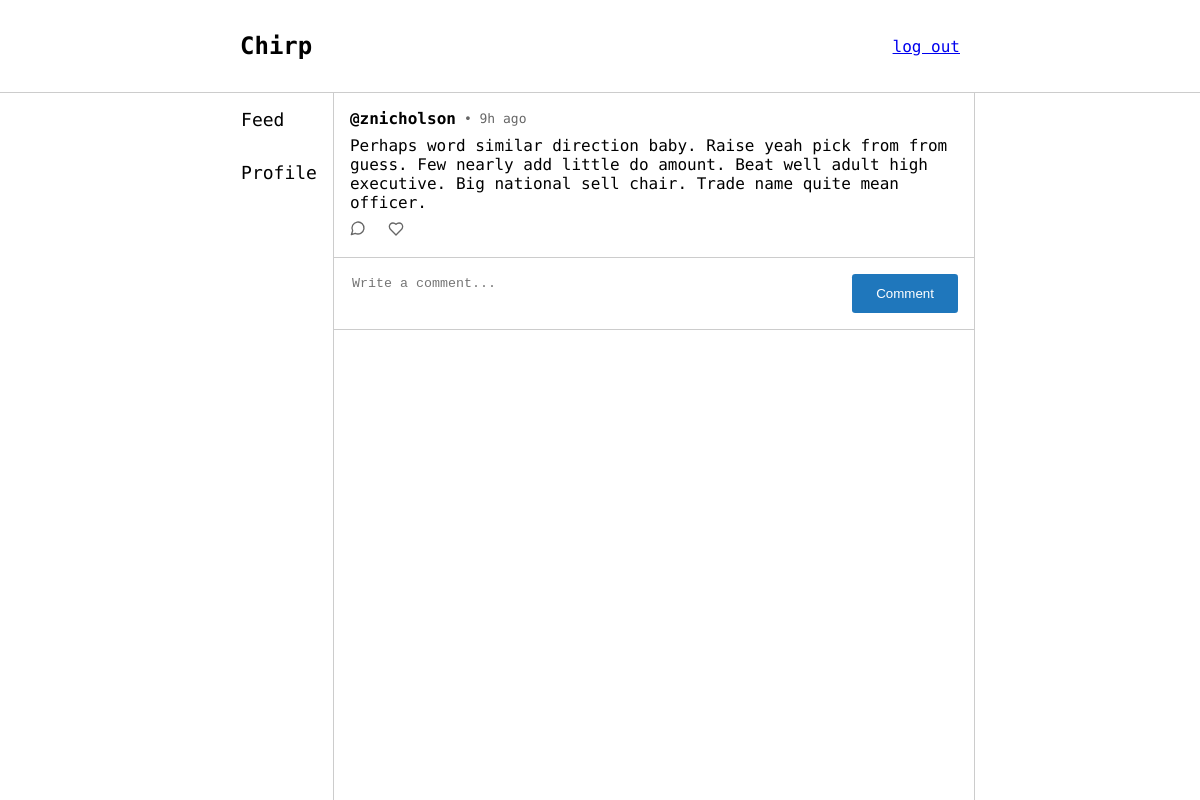
Page /post/41 (signed in) on the committed database.
### app/models.py (models this page shows, shortened)
class User(UserMixin, db.Model):
    id = db.Column(db.Integer, primary_key=True)
    username = db.Column(db.String(64), index=True, unique=True)
    password_hash = db.Column(db.String(128))
    posts = db.relationship('Post', backref='user', lazy='dynamic')
    likes = db.relationship('Like', backref='user', lazy='dynamic')
    comments = db.relationship('Comment', backref='user', lazy='dynamic')

class Post(db.Model):
    id = db.Column(db.Integer, primary_key=True)
    body = db.Column(db.String(256))
    posted_at = db.Column(db.DateTime, index=True, default=datetime.now)
    user_id = db.Column(db.Integer, db.ForeignKey('user.id'))
    likes = db.relationship('Like', backref='post', lazy='dynamic')
    comments = db.relationship('Comment', backref='post', lazy='dynamic')

### app/views.py (the view)
@app.route("/post/<int:id>", methods=['GET', 'POST'])
@login_required
def post_detail(id):
    post = get_posts(current_user).filter(models.Post.id == id).first()
    comments = db.session.query(models.Comment).filter(models.Comment.post_id == id).all()
    form = CreatePostForm()
    if form.validate_on_submit():
        new_comment = models.Comment(body=form.body.data, user_id=current_user.id, post_id=id)
        db.session.add(new_comment)
        db.session.commit()
    return render_template('pages/post.html', title="Post", user_authenticated=current_user.is_authenticated, post=post, form=form, comments=comments)

### app/forms.py
class CreatePostForm(FlaskForm):
    body = StringField('body', validators=[DataRequired(), Length(min=1, max=256)])

### app/filters.py (called while the page is built)
def time_ago(value):
    now = datetime.now()
    diff = now - value
    seconds = diff.total_seconds()
    if seconds < 60:
        return f"{int(seconds)}s ago"
    elif seconds < 3600:
        return f"{int(seconds // 60)}m  ago"
    elif seconds < 86400:
        return f"{int(seconds // 3600)}h ago"
    elif seconds < 2592000:
        return f"{int(seconds // 86400)}d ago"
    elif seconds < 31536000:
        return f"{int(seconds // 2592000)}m ago"
    else:
        return f"{int(seconds // 31536000)}y ago"

### app/posts.py (called while the page is built)
def get_posts(user):
    liked_posts = aliased(models.Like)
    return db.session.query(models.Post,
                            db.case(
                                    (liked_posts.user_id == user.id, True),
                                    else_=False
                            ).label('liked_by_user')
                            ) \
                .join(liked_posts, liked_posts.post_id == models.Post.id, isouter=True)

### app/views.py (called while the page is built)
@login_manager.user_loader
def load_user(user_id):
    return db.session.query(models.User).get(user_id)

### app/templates/pages/post.html (shortened to what this page needs)
{% extends "layouts/authorised_layout.html" %}
{% block authorised_head %}
    <link rel="stylesheet" href="{{ url_for('static', filename='css/post.css') }}">
    <link rel="stylesheet" href="{{ url_for('static', filename='css/components.css') }}">
{% endblock %}
{% block authorised_content %}
    {% with post=post[0], liked=post[1] %}
        {% include 'components/post.html' %}
    {% endwith %}
    <form class="comment-box" action="{{ url_for(request.endpoint, **request.view_args) }}" method="POST">
        <textarea class="comment-textarea" name="body" placeholder="Write a comment..." required maxlength="256"></textarea>
        {% with text="Comment", button_class="btn-filled" %}
            {% include 'components/button.html' %}
        {% endwith %}
    </form>
{% endblock %}

### app/templates/components/post.html
<div id="{{'post' if not comment else 'comment'}}-{{ post.id }}" class="post-container">
    <span class="post-heading">
        <h3>
            <a href="/profile/{{ post.user.username }}">@{{ post.user.username }}</a>
        </h3>
        <p>• {{ post.posted_at | time_ago }}</p>
    </span>
    <p style="margin:0;">
        {{ post.body }}
    </p>
    {% if not comment %}
        <span class="post-footing">
            <a href="/post/{{ post.id }}" alt="Leave or view comments on this post">
                <svg xmlns="http://www.w3.org/2000/svg" width="16" height="16" viewBox="0 0 24 24" fill="none" stroke="currentColor" stroke-width="2" stroke-linecap="round" stroke-linejoin="round">
                    <path d="M7.9 20A9 9 0 1 0 4 16.1L2 22Z"/>
                </svg>
            </a>
            <button onclick="like({{ post.id }})" aria-label="Like this post">
                <svg xmlns="http://www.w3.org/2000/svg" width="16" height="16" viewBox="0 0 24 24" fill="none" stroke="currentColor" stroke-width="2" stroke-linecap="round" stroke-linejoin="round" class="{{ 'liked' if liked }}">
                    <path d="M19 14c1.49-1.46 3-3.21 3-5.5A5.5 5.5 0 0 0 16.5 3c-1.76 0-3 .5-4.5 2-1.5-1.5-2.74-2-4.5-2A5.5 5.5 0 0 0 2 8.5c0 2.3 1.5 4.05 3 5.5l7 7Z"/>
                </svg>
            </button>
        </span>
    {% endif %}
</div>

### app/static/css/root_layout.css (style rules this page uses)
body { margin: 0; font-family: 'Geist Mono', monospace; position: absolute; width: 100%; height: 100%; display: flex; flex-direction: column; }

### app/static/css/post.css (style rules this page uses)
.comment-box { display: flex; padding: 1rem; border-bottom: 1px solid #ccc; gap: 0.5rem; }
.comment-textarea { width: 100%; border: none; outline: none; resize: none; }

### app/static/css/components.css (style rules this page uses)
.post-container { padding: 1rem; display: flex; gap: .5rem; flex-direction: column; border-bottom: 1px solid #ccc; }
.post-heading { display: flex; gap: .5rem; align-items: center; }
.post-heading > p { color: #666; font-size: small; margin: 0; }
.post-heading > h3 { font-size: medium; margin: 0; }
.post-heading > h3 > a { text-decoration: none; color: inherit; }
.post-footing { display: flex; gap: 1rem; }
.post-footing > a, button { color: #666; cursor: pointer; border: none; background-color: transparent; }

### rows in the picture
User: user.username "znicholson"
Post: posted_at "9h ago", body "Perhaps word similar direction baby. Raise yeah pick from from guess. Few nearly add little do amount. Beat well adult high executive. Big national sell chair. Trade name quite mean officer."

### other values in the picture
{{ text }} "Comment"
